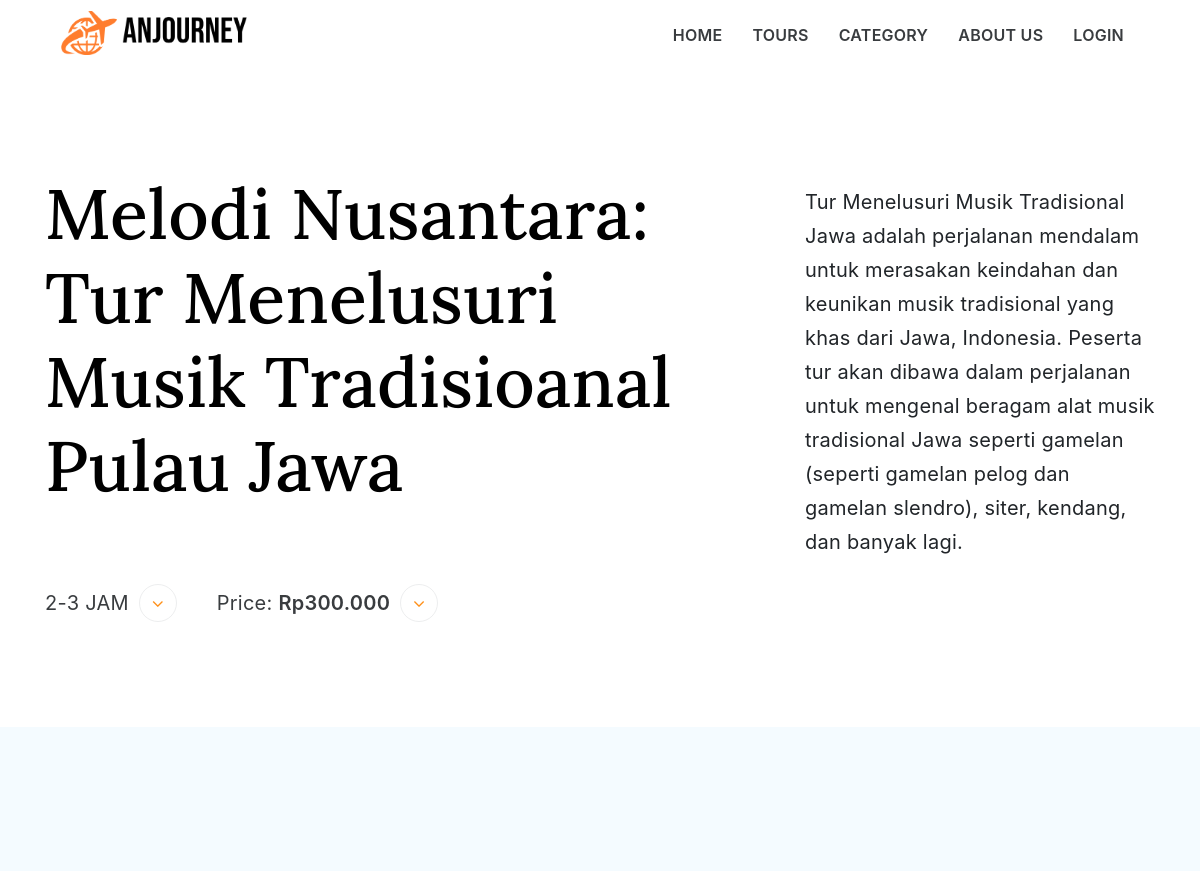
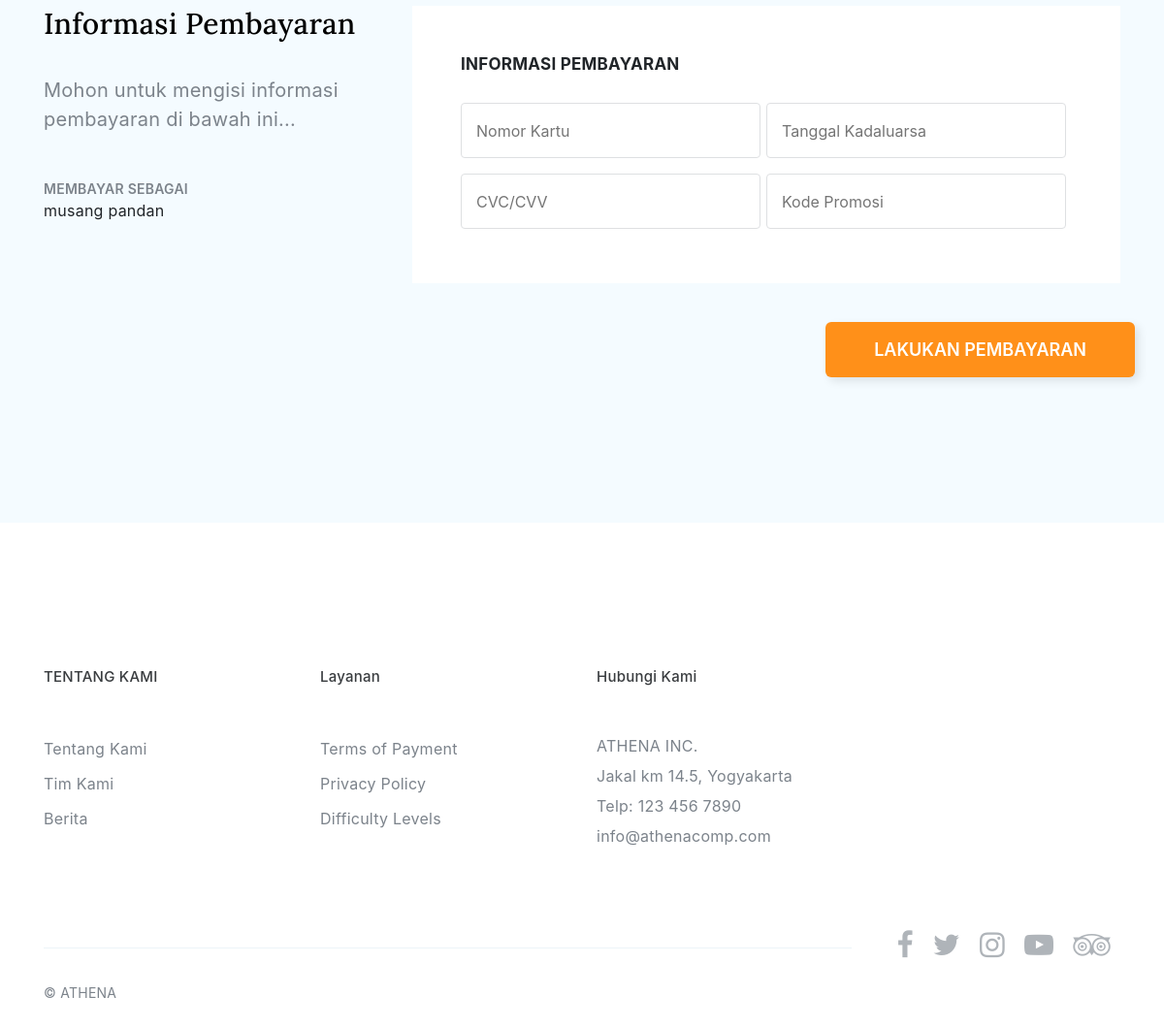
The page /payment.php?id=8 on the database its author committed (2 pictures, top to bottom).
### tables this page shows
CREATE TABLE `detailtour` (
  `id_detailtour` int(11) NOT NULL,
  `gambarTour` varchar(255) NOT NULL,
  `namaKota` varchar(255) NOT NULL,
  `namaTour` varchar(255) NOT NULL,
  `ketersediaanTour` enum('Available','Non Available','None') NOT NULL,
  `durasiTour` varchar(255) NOT NULL,
  `hargaTour` varchar(255) NOT NULL,
  `kategoriTour` enum('Tari','Teater','Music','Pameran Visual') NOT NULL,
  `deskripsiTour` varchar(1000) NOT NULL,
  `funFact` varchar(1000) NOT NULL,
  `tanggalPelaksanaan` date DEFAULT NULL
);

CREATE TABLE `user` (
  `id_user` int(11) NOT NULL,
  `namaDepan` varchar(255) NOT NULL,
  `namaBelakang` varchar(255) NOT NULL,
  `email` varchar(255) NOT NULL,
  `password` varchar(255) NOT NULL,
  `NIK` int(45) NOT NULL,
  `noTelepon` int(11) NOT NULL
);

### payment.php (the view, shortened to what this page needs)
<?php
include "koneksi.php"
?>
<!DOCTYPE html>
<php lang="zxx">
    <head>
        <link rel="stylesheet" href="css/swiper.min.css" />
        <link rel="stylesheet" href="css/daterangepicker.css" />
        <link rel="stylesheet" href="https://cdnjs.cloudflare.com/ajax/libs/font-awesome/4.7.0/css/font-awesome.css" />
        <link rel="stylesheet" href="https://stackpath.bootstrapcdn.com/bootstrap/4.4.1/css/bootstrap.min.css"
 />
        <link rel="stylesheet" href="css/style.css" />
        <link rel="stylesheet" href="css/profile.css" />
    </head>
    <body>
        <header class="header-int">
            <div class="container">
                <nav class="navbar dark">
                    <a href="index.php" class="navbar-brand"><img src="images/anjBlack.png" alt="Image" /></a>
                    <ul class="navbar-nav">
                        <li class="nav-item dropdown">
                            <a class="nav-link" href="index.php">HOME</a>
                        </li>
                        <li class="nav-item"><a class="nav-link" href="tours-list.php">TOURS</a></li>
                        <li class="nav-item dropdown">
                            <a class="nav-link">CATEGORY</a>
                        </li>
                        <li class="nav-item"><a class="nav-link" href="about-us.php">ABOUT US</a></li>
                        <li class="nav-item"><a id="login-link" class="nav-link" href="#">LOGIN</a></li>
    </body>
    <?php
        if (isset($_GET['id']) && is_numeric($_GET['id'])) {
        $tourId = $_GET['id'];
        $sql = "SELECT * FROM detailtour WHERE id_detailtour = $tourId";
        $result = $conn->query($sql);
        if ($result->num_rows > 0) {
        $detailRow = $result->fetch_assoc();
        ?>
    <section class="checkout-header">
        <div class="container">
            <div class="row">
                <div class="col-lg-8">
                    <h2><?php echo $detailRow['namaTour']; ?></h2>
                </div>
                <div class="col-lg-4">
                    <p><?php echo $detailRow['deskripsiTour']; ?></p>
                </div>
                <div class="col-12">
                    <div class="info-box"><?php echo $detailRow['durasiTour']; ?><i class="fa fa-angle-down"
                            data-toggle="tooltip" data-placement="bottom" title="Durasi Tour"></i></div>
                    <div class="info-box">Price: <strong><?php echo $detailRow['hargaTour']; ?></strong><i
                            class="fa fa-angle-down" data-toggle="tooltip" data-placement="bottom"
                            title="Confirmed Price"></i></div>
                </div>
            </div>
        </div>
    </section>
    <?php
    } else {
        echo "Tur tidak ditemukan.";
    }
} else {
    echo "ID tur tidak valid.";
}
?>
    <section class="checkout">
        <div class="container">
            <div class="row">
                <div class="col-lg-4">
                    <div class="steps">
                        <h5>Informasi Pembayaran</h5>
                        <p>Mohon untuk mengisi informasi pembayaran di bawah ini...</p>
                        <span>MEMBAYAR SEBAGAI</span>
                        <?php
                    $userId = 1;
                    $sql = "SELECT namaDepan, namaBelakang FROM user WHERE id_user = $userId";
                    $result = $conn->query($sql);
                    if ($result->num_rows > 0) {
                        $userRow = $result->fetch_assoc();
                        echo $userRow['namaDepan'] . ' ' . $userRow['namaBelakang'] . '</b>';
                    } else {
                        echo "Data user tidak ditemukan.";
                    }
                    ?>
                    </div>
                </div>
                <div class="col-lg-8">
                    <div class="payment">
                        <form>
                            <div class="inner">
                                <h6>INFORMASI PEMBAYARAN</h6>
                                <div class="form-group big">
                                    <input type="text" id="nomorKartu" placeholder="Nomor Kartu" required />
                                </div>
                                <div class="form-group big">
                                    <input type="text" id="tanggalKadaluarsa" placeholder="Tanggal Kadaluarsa"
                                        required />
                                </div>
                                <div class="form-group big">
                                    <input type="text" id="cvcCvv" placeholder="CVC/CVV" required />
                                </div>
                                <div class="form-group big coupon-field">
                                    <input type="text" placeholder="Kode Promosi" />
                                </div>
                            </div>
                        </form>
                    </div>
                </div>
                <link href="https://stackpath.bootstrapcdn.com/bootstrap/4.3.1/css/bootstrap.min.css" rel="stylesheet">
                <link rel="stylesheet" href="https://cdn.jsdelivr.net/npm/sweetalert2@10/dist/sweetalert2.min.css">
                <button type="button" class="site-btn pull-right" onclick="lakukanPembayaran()">LAKUKAN
                    PEMBAYARAN</button>
            </div>
        </div>
    </section>
    <footer class="footer">
        <div class="container">
            <div class="row">
                <div class="col-lg-3 col-md-4">
                    <h5>TENTANG KAMI</h5>
                    <ul class="footer-menu">
                        <li><a href="about-us.php">Tentang Kami</a></li>
                        <li><a href="#">Tim Kami</a></li>
                        <li><a href="blog-list.php">Berita</a></li>
                    </ul>
                </div>
                <div class="col-lg-3 col-md-4">
                    <h5>Layanan</h5>
                    <ul class="footer-menu">
                        <li><a href="#">Terms of Payment</a></li>
                        <li><a href="#">Privacy Policy</a></li>
                        <li><a href="#">Difficulty Levels</a></li>
                    </ul>
                </div>
                <div class="col-lg-3 col-md-4">
                    <h5>Hubungi Kami</h5>
                    <address>
                        ATHENA INC.<br />
                        Jakal km 14.5, Yogyakarta<br />
                        Telp: 123 456 7890<br />
                        <a href="#">info@athenacomp.com</a>
                    </address>
                </div>
                <div class="col-12">
                    <ul class="social-media">
                        <li>
                            <a href="#"><i class="fa fa-tripadvisor"></i></a>
                        </li>
                        <li>
                            <a href="#"><i class="fa fa-youtube-play"></i></a>
                        </li>
                        <li>
                            <a href="#"><i class="fa fa-instagram"></i></a>
                        </li>
                        <li>
                            <a href="#"><i class="fa fa-twitter"></i></a>
                        </li>
                        <li>
                            <a href="#"><i class="fa fa-facebook"></i></a>
                        </li>
                    </ul>
                </div>
                <div class="col-12"><span class="copyright">&copy; ATHENA</span></div>
            </div>
        </div>
    </footer>
    </body>
    </html>

### rows shown on the page
detailtour: namaTour "Melodi Nusantara: Tur Menelusuri Musik Tradisioanal Pulau Jawa", deskripsiTour "Tur Menelusuri Musik Tradisional Jawa adalah perjalanan mendalam untuk merasakan keindahan dan keunikan musik tradisional yang khas dari Jawa, Indonesia. Peserta tur akan dibawa dalam perjalanan untuk mengenal beragam alat musik tradisional Jawa seperti gamelan (seperti gamelan pelog dan gamelan slendro), siter, kendang, dan banyak lagi.", durasiTour "2-3 JAM", hargaTour "Rp300.000"
user: namaDepan "musang", namaBelakang "pandan"
